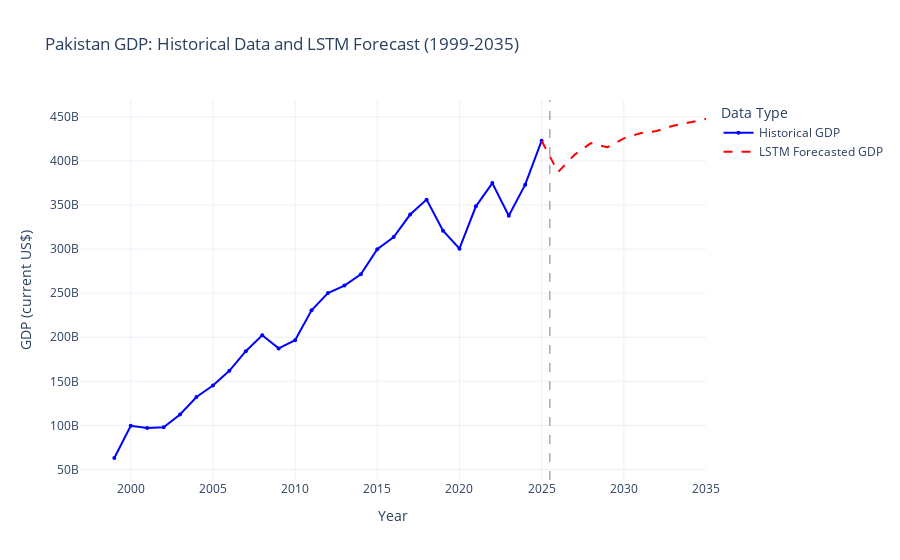

The notebook cell saved with this chart:
### Code cell
import pandas as pd
import numpy as np
import plotly.graph_objects as go
from sklearn.preprocessing import MinMaxScaler
from tensorflow.keras.models import Sequential
from tensorflow.keras.layers import LSTM, Dense
from io import StringIO
import os
import warnings

# --- 1. Data Loading and Preprocessing ---
file_name = "../datasets_cleaned/Economy/Pakistan_GDP.csv"
try:
    df = pd.read_csv(file_name)
except FileNotFoundError:
    print(f"Error: File '{file_name}' not found. Please upload it to your Colab session.")
    # Exit or handle error if file is crucial
    # For a real Colab notebook, you might just stop here.
    pass

df['Date'] = pd.to_datetime(df['Date'])
df.set_index('Date', inplace=True)
df = df[['GDP (current US$)']]
df.columns = ['GDP']
df = df.resample('YS').first()
data = df['GDP'].values.reshape(-1, 1)

# --- 2. Data Scaling ---
scaler = MinMaxScaler(feature_range=(0, 1))
scaled_data = scaler.fit_transform(data)

# --- 3. Create Dataset and Split ---
def create_dataset(dataset, look_back=1):
    X, Y = [], []
    for i in range(len(dataset) - look_back):
        a = dataset[i:(i + look_back), 0]
        X.append(a)
        Y.append(dataset[i + look_back, 0])
    return np.array(X), np.array(Y)

LOOK_BACK = 3 # Use the previous 3 years to predict the next year
X, y = create_dataset(scaled_data, LOOK_BACK)
X = np.reshape(X, (X.shape[0], X.shape[1], 1))

# Determine the training split index
TRAIN_END_YEAR = 2025
current_years = df.index.year.tolist()
# Calculate the number of samples corresponding to years up to TRAIN_END_YEAR
# Note: The first valid sample starts at LOOK_BACK year (1999 + 3 = 2002)
try:
    train_end_index_year = current_years.index(TRAIN_END_YEAR)
    train_end_index = train_end_index_year - LOOK_BACK + 1
except ValueError:
    # If TRAIN_END_YEAR is not in the data, use all data for training
    train_end_index = X.shape[0]

X_train = X[:train_end_index]
y_train = y[:train_end_index]

# --- 4. Build and Tune LSTM Model ---
model = Sequential()
model.add(LSTM(50, input_shape=(LOOK_BACK, 1))) # 50 LSTM units
model.add(Dense(1))
model.compile(optimizer='adam', loss='mean_squared_error')

print("Starting model training (100 epochs)...")
# Train the model (verbose=0 for cleaner output)
model.fit(X_train, y_train, epochs=100, batch_size=1, verbose=0)
print("Model training finished.")

# --- 5. Forecast ---
FORECAST_END_YEAR = 2035
current_year = df.index.max().year
n_forecast_steps = FORECAST_END_YEAR - current_year

# Start with the last known sequence
last_sequence = scaled_data[-LOOK_BACK:]
forecast_scaled = []

# Iterative forecasting
for _ in range(n_forecast_steps):
    current_input = last_sequence.reshape(1, LOOK_BACK, 1)

    # Predict the next step
    next_step_scaled = model.predict(current_input, verbose=0)[0, 0]
    forecast_scaled.append(next_step_scaled)

    # Update the sequence
    last_sequence = np.append(last_sequence[1:], [[next_step_scaled]], axis=0)

# Inverse transform the forecast to the original scale
forecast_gdp = scaler.inverse_transform(np.array(forecast_scaled).reshape(-1, 1)).flatten()

# --- 6. Prepare Data for Visualization ---
forecast_index = pd.date_range(start=f'{current_year+1}-01-01', periods=n_forecast_steps, freq='YS-JAN')
forecast_series = pd.Series(forecast_gdp, index=forecast_index)

historical_series = df['GDP']
merged_data = pd.DataFrame({
    'Historical GDP': historical_series,
    'Forecasted GDP': forecast_series,
})
merged_data.index.name = 'Date'
merged_data = merged_data.reset_index()
merged_data['Year'] = merged_data['Date'].dt.year

# --- 7. Plotly Visualization ---
df_historical_plot = merged_data[merged_data['Historical GDP'].notna()].copy()
df_forecast_plot = merged_data[merged_data['Forecasted GDP'].notna()].copy()

# For a continuous line, include the last historical point in the forecast data
last_historical_point = df_historical_plot.iloc[[-1]]
forecast_line_data = pd.concat([last_historical_point[['Year', 'Historical GDP']].rename(columns={'Historical GDP': 'GDP_Line'}),
                                df_forecast_plot[['Year', 'Forecasted GDP']].rename(columns={'Forecasted GDP': 'GDP_Line'})])

fig = go.Figure()

# Plot the Historical GDP
fig.add_trace(go.Scatter(
    x=df_historical_plot['Year'],
    y=df_historical_plot['Historical GDP'],
    mode='lines+markers',
    line=dict(color='blue', width=2),
    marker=dict(size=4),
    name='Historical GDP'
))

# Plot the Forecasted GDP
fig.add_trace(go.Scatter(
    x=forecast_line_data['Year'],
    y=forecast_line_data['GDP_Line'],
    mode='lines',
    line=dict(color='red', width=2, dash='dash'),
    name='LSTM Forecasted GDP'
))

# Add a vertical line to indicate the split point
split_year = historical_series.index.max().year
fig.add_vline(x=split_year + 0.5, line_width=1, line_dash="dash", line_color="grey", name='Start of Forecast')

# Update layout
fig.update_layout(
    title='Pakistan GDP: Historical Data and LSTM Forecast (1999-2035)',
    xaxis_title='Year',
    yaxis_title='GDP (current US$)',
    legend_title='Data Type',
    hovermode="x unified",
    template="plotly_white",
    xaxis=dict(tickmode='linear', dtick=5)
)

fig.show()
fig.write_json("../saved_plots/gdp_lstm_forecast_plot.json")

# --- 8. Save Merged Data (Optional) ---
# To provide the raw numbers
merged_data_out = merged_data.set_index('Year')[['Historical GDP', 'Forecasted GDP']]
# print("\nMerged Historical and Forecasted GDP Data:")
# print(merged_data_out.to_string())

### Figure 1 — Plotly figure (JSON) as saved in the notebook; plotly's stock layout.template omitted (floating-point values rounded to 4 significant figures)
{"data": [{"line": {"color": "blue", "width": 2}, "marker": {"size": 4}, "mode": "lines+markers", "name": "Historical GDP", "type": "scatter", "x": [1999, 2000, 2001, 2002, 2003, 2004, 2005, 2006, 2007, 2008, 2009, 2010, 2011, 2012, 2013, 2014, 2015, 2016, 2017, 2018, 2019, 2020, 2021, 2022, 2023, 2024, 2025], "y": [62970000000.0, 99480000000.0, 97150000000.0, 97920000000.0, 112400000000.0, 132200000000.0, 145200000000.0, 161900000000.0, 184100000000.0, 202200000000.0, 187300000000.0, 196700000000.0, 230600000000.0, 250100000000.0, 258700000000.0, 271400000000.0, 300000000000.0, 313600000000.0, 339200000000.0, 356100000000.0, 320900000000.0, 300400000000.0, 348500000000.0, 374900000000.0, 337900000000.0, 373100000000.0, 423000000000.0]}, {"line": {"color": "red", "dash": "dash", "width": 2}, "mode": "lines", "name": "LSTM Forecasted GDP", "type": "scatter", "x": [2025, 2026, 2027, 2028, 2029, 2030, 2031, 2032, 2033, 2034, 2035], "y": [423000000000.0, 387400000000.0, 407100000000.0, 420200000000.0, 415600000000.0, 425600000000.0, 431500000000.0, 433900000000.0, 439900000000.0, 444100000000.0, 447600000000.0]}], "layout": {"hovermode": "x unified", "legend": {"title": {"text": "Data Type"}}, "shapes": [{"line": {"color": "grey", "dash": "dash", "width": 1}, "name": "Start of Forecast", "type": "line", "x0": 2026.0, "x1": 2026.0, "xref": "x", "y0": 0, "y1": 1, "yref": "y domain"}], "title": {"text": "Pakistan GDP: Historical Data and LSTM Forecast (1999-2035)"}, "xaxis": {"dtick": 5, "tickmode": "linear", "title": {"text": "Year"}}, "yaxis": {"title": {"text": "GDP (current US$)"}}}}
